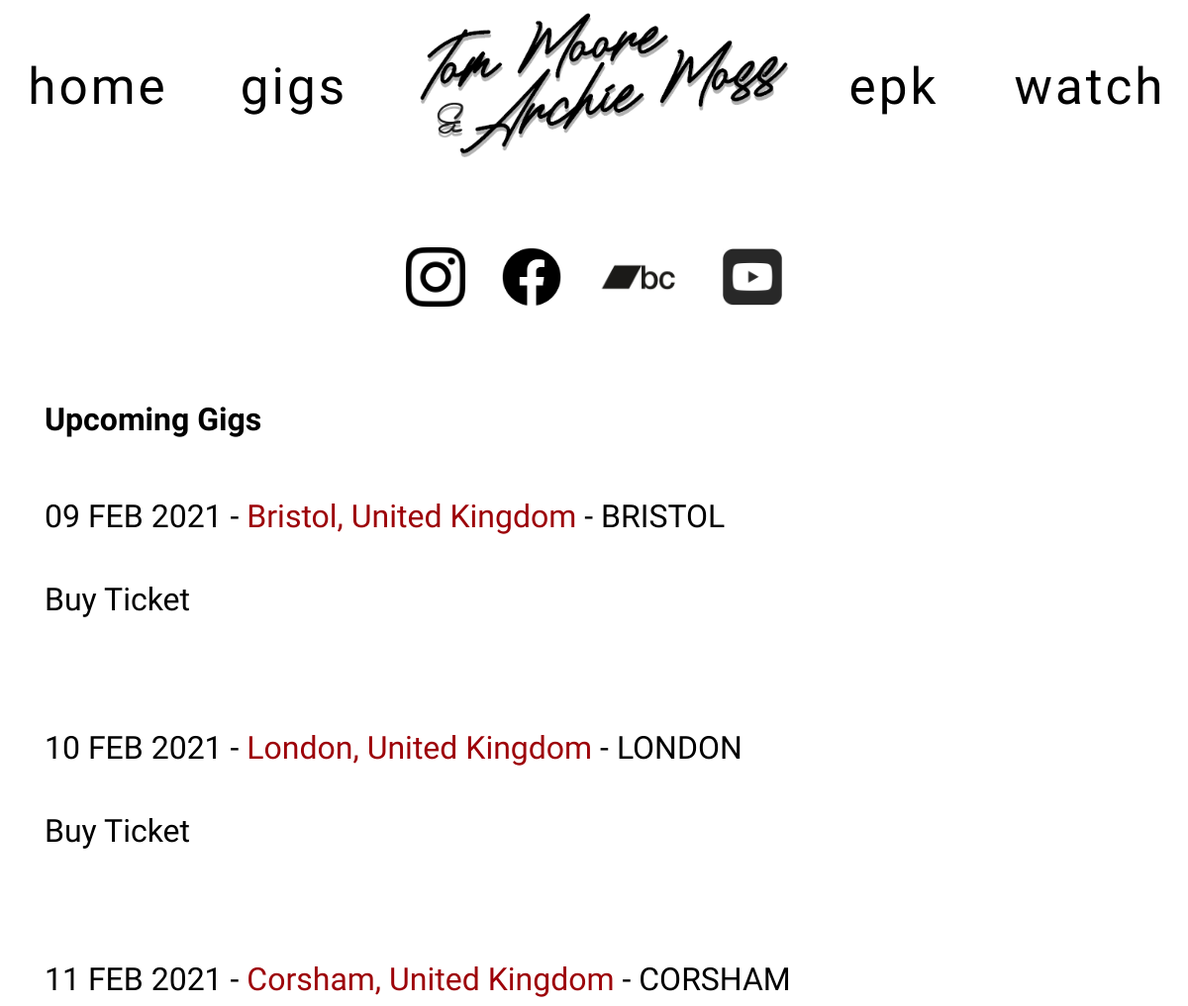
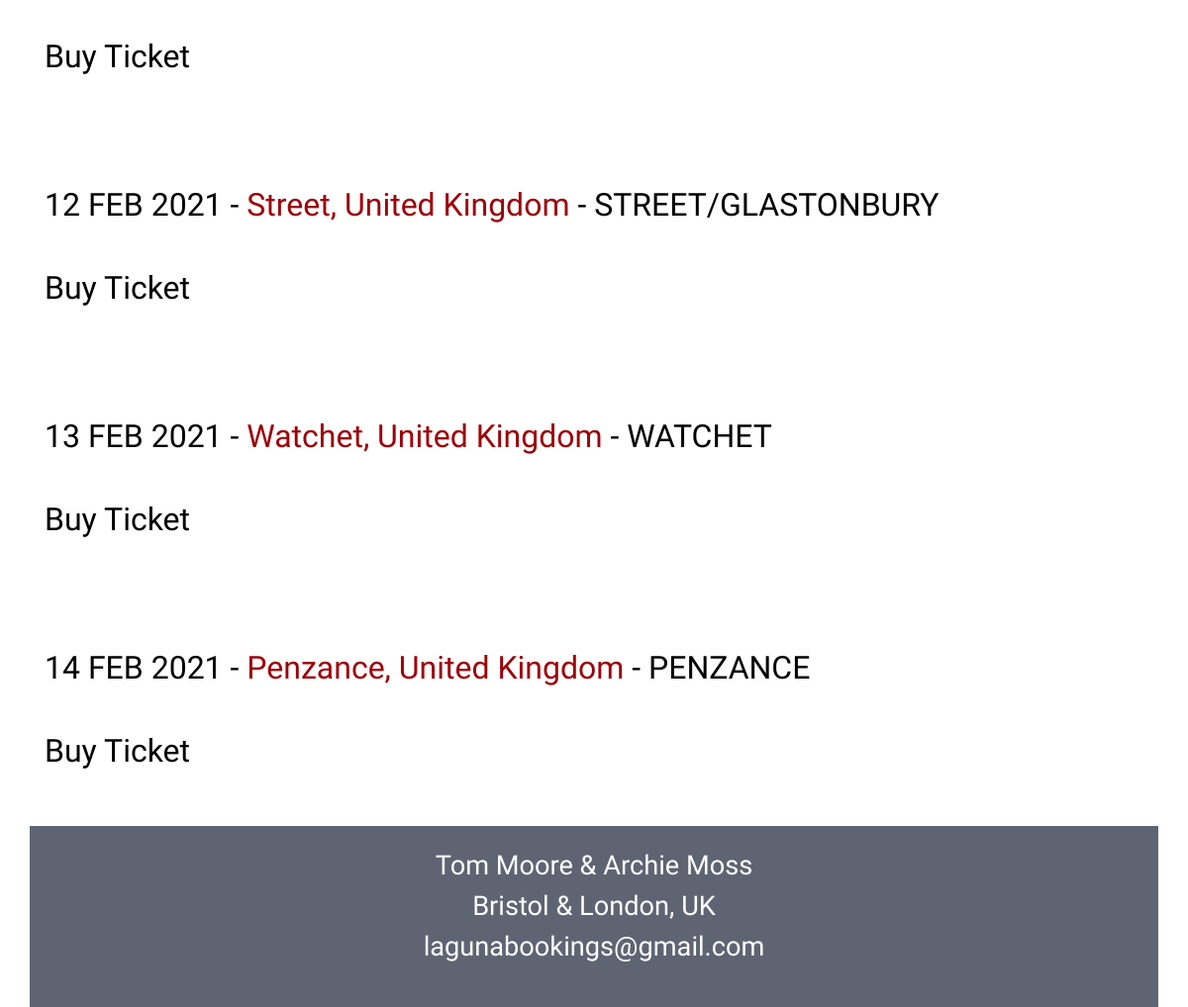
The page /gigs/ on the database its author committed (2 pictures, top to bottom).
### at_app/models.py (models this page shows, shortened)
class Date(models.Model):
    name = models.CharField(max_length=100,null=True, blank=True)
    day = models.CharField(max_length=100,null=True, blank=True)
    month = models.CharField(max_length=100,null=True, blank=True)
    year = models.CharField(max_length=100,null=True, blank=True)
    town = models.CharField(max_length=100,null=True, blank=True)
    venue = models.CharField(max_length=100,null=True, blank=True)
    ticket = models.CharField(max_length=100,null=True, blank=True)

### at_app/views.py (the view)
# urls.py: path('gigs/',views.Gigs.as_view(),name='gigs'),
class Gigs(ListView):
    template_name='gigs.html'
    model = models.Date
    def get_context_data(self,**kwargs):
        context=super().get_context_data(**kwargs)
        context['dates']=models.Date.objects.all()
        return context

### templates/gigs.html (shortened to what this page needs)
<!DOCTYPE html>
{% extends "base.html" %}
{% load static %}
{% block body_block %}
<div class="container">
  <p class='text'><strong>Upcoming Gigs</strong></p>
  {% for date in dates %}
  <p class='text'>{{ date.day }} {{date.month}} {{date.year}} - <span>{{date.venue}}</span> - {{date.town}}  </p>
  <p class='ticket'><a href="{{date.ticket}}">Buy Ticket</a></p>
  {% endfor %}
</div>
{% endblock %}

### templates/base.html (shortened to what this page needs)
<!DOCTYPE html>
{% load static %}
<html lang="en" dir="ltr">
  <head>
    <link rel="stylesheet" href="{% static "css/style.css" %}">
    <link rel="stylesheet" href="https://stackpath.bootstrapcdn.com/bootstrap/4.5.2/css/bootstrap.min.css">
</head>
  <body>
    <nav class='navbar sticky-top'>
      <div class="links">
        <ul class="nav-links top-nav">
          <li>
            <a href="{% url 'arch_tom:index' %}">home</a>
          </li>
          <li>
              <a href="{% url 'arch_tom:gigs' %}">gigs</a>
          </li>
        </ul>
      </div>
      <div class="links2">
        <ul class="nav-links top-nav">
          <li>
            <a href="{% url 'arch_tom:epk' %}">epk</a>
          </li>
          <li>
              <a href="{% url 'arch_tom:watchlisten' %}">watch</a>
          </li>
        </ul>
      </div>
      <div class="logo">
        <a href="{% url 'arch_tom:index' %}"><img class='logo' src="{% static "base/logo.png" %}" alt=""></a>
      </div>
      <div class="socials">
        <li class='nav-item'>
          <a id='social' class='nav-link' href="https://www.instagram.com/tommoore_archiemoss/"><img src="{% static "base/ig.png" %}"></a>
          <a id='social' class='nav-link' href="https://www.facebook.com/mooreandmoss/"><img src="{% static "base/fb.png" %}"></a>
          <a id='social' class='nav-link' href="https://duomooremoss.bandcamp.com/album/spectres"><img src="{% static "base/bc.png" %}"></a>
          <a id='social' class='nav-link' href="https://www.youtube.com/channel/UCt-RAM9CpJX8d-_MgZqREDA"><img src="{% static "base/yt.png" %}"></a>
        </li>
      </div>
    </nav>
    {% block body_block %}
    {% endblock %}
    <div class="bottom_banner container">
      <div class="fluid-container topRow">
        <div class="row">
          <div id='formtext' class="col-lg-12">
            Tom Moore & Archie Moss<br>
            Bristol & London, UK <br>
            lagunabookings@gmail.com <br>
            <br>
          </div>
        </div>
      </div>
    </div>
  </body>
</html>

### static/css/style.css (style rules this page uses)
nav { display: block; background-color: white; justify-content: space-around !important; align-items: center !important; height: 350px; position: absolute; }
.links { position:absolute; width: 33%; left: 0%; background: rgb(0,0,0,0); top:0px; height: 100%; }
.links2 { position:absolute; width: 33%; right: 0%; background: rgb(0,0,0,0); top:0px; height: 100%; }
.socials { position:absolute; width: 100%; top:250px; background: rgb(0,0,0,0); list-style: none; text-align:center; }
.socials img { height: 60px; }
.nav-links { display: flex !important; width: 100%; justify-content: space-around !important; margin: auto; height: 250px; z-index: -1; padding: 0; }
.nav-links li { list-style: none; text-align: center !important; padding: 0px; vertical-align: middle; max-width: 50%; min-width: 50%; }
.logo { width: 500px !important; text-align: center !important; margin: auto; position: absolute; top: 0px; left: center; transform: translate(-23%, 0%); z-index: -2; }
.nav-links a { float: center; font-family: 'Homemade Apple', cursive; text-shadow: 2px 2px #FFFFFF; font-size: 4em; text-decoration: none; color: black; letter-spacing: 3px; text-align: center !important; }
#social { display: inline; }
.text { padding-top: 50px; font-family: 'Special Elite', cursive; text-align: justify; font-size: 2em; color: black; margin: auto !important; opacity:0; }
.text span { color: #9d0208 }
.ticket { padding-left:0px; padding-right: 10px; padding-top: 10px; padding-bottom: 10px; opacity: 0; }
.ticket a { font-family: 'Special Elite', cursive; font-size: 2em; color:black; text-align: left; margin: auto; padding:0; line-height: 100px; }
.bottom_banner { background-color: #5e6472; opacity:0; }
#formtext { text-align: center; font-size: 1.7em; font-family: 'Special Elite', cursive; margin-top: 20px; color: white; }
@media screen and (max-width: 1200px) { .logo { width: 400px !important; } }
@media screen and (max-width: 1200px) { .nav-links li { font-size: 0.8em; } }
.top-nav li { margin-top: 50px; }

### rows shown on the page
Date: day "09", month "FEB", year "2021", venue "Bristol, United Kingdom", town "BRISTOL"
Date: day "10", month "FEB", year "2021", venue "London, United Kingdom", town "LONDON"
Date: day "11", month "FEB", year "2021", venue "Corsham, United Kingdom", town "CORSHAM"
Date: day "12", month "FEB", year "2021", venue "Street, United Kingdom", town "STREET/GLASTONBURY"
Date: day "13", month "FEB", year "2021", venue "Watchet, United Kingdom", town "WATCHET"
Date: day "14", month "FEB", year "2021", venue "Penzance, United Kingdom", town "PENZANCE"
